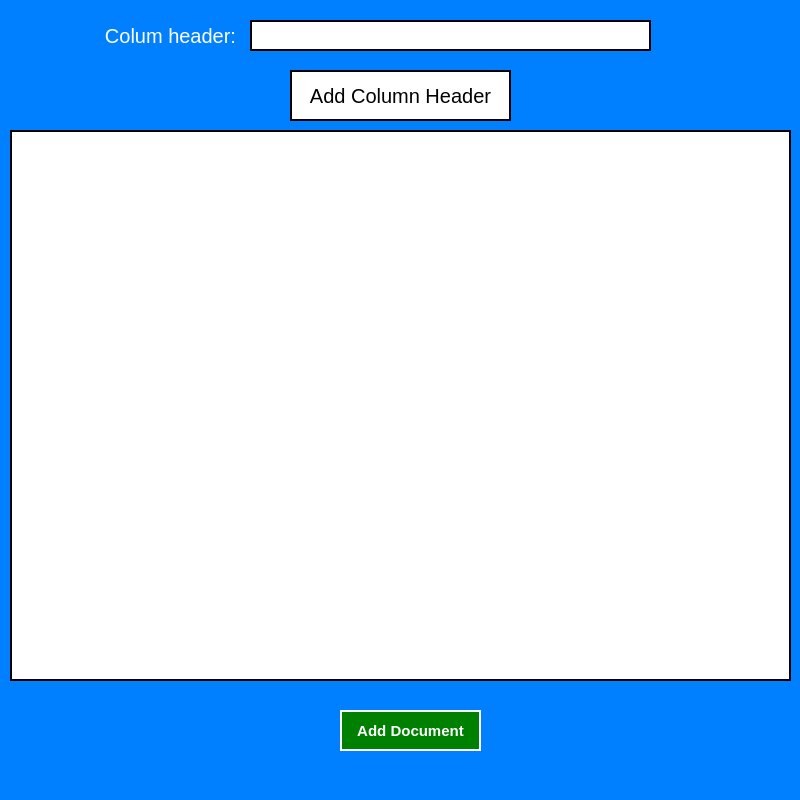
<?xml version="1.0" encoding="UTF-8"?>
<ui version="4.0">
 <class>add_newDocs_window</class>
 <widget class="QMainWindow" name="add_newDocs_window">
  <property name="geometry">
   <rect>
    <x>0</x>
    <y>0</y>
    <width>800</width>
    <height>800</height>
   </rect>
  </property>
  <property name="minimumSize">
   <size>
    <width>800</width>
    <height>800</height>
   </size>
  </property>
  <property name="maximumSize">
   <size>
    <width>800</width>
    <height>800</height>
   </size>
  </property>
  <property name="windowTitle">
   <string>Add new doccument</string>
  </property>
  <property name="styleSheet">
   <string notr="true">background-color: rgb(0, 127, 255);
color: white;
font-family: &quot;Calibri Light&quot;;</string>
  </property>
  <widget class="QWidget" name="centralwidget">
   <widget class="QTableView" name="tableView">
    <property name="geometry">
     <rect>
      <x>10</x>
      <y>130</y>
      <width>781</width>
      <height>551</height>
     </rect>
    </property>
    <property name="styleSheet">
     <string notr="true">background-color: white;
color: black;
border: 2px solid black;</string>
    </property>
    <property name="editTriggers">
     <set>QAbstractItemView::DoubleClicked</set>
    </property>
    <property name="tabKeyNavigation">
     <bool>false</bool>
    </property>
    <property name="showDropIndicator" stdset="0">
     <bool>false</bool>
    </property>
   </widget>
   <widget class="QLabel" name="label">
    <property name="geometry">
     <rect>
      <x>100</x>
      <y>20</y>
      <width>141</width>
      <height>31</height>
     </rect>
    </property>
    <property name="styleSheet">
     <string notr="true">border: none;
font-size: 20px;
</string>
    </property>
    <property name="text">
     <string>Colum header:</string>
    </property>
    <property name="alignment">
     <set>Qt::AlignCenter</set>
    </property>
   </widget>
   <widget class="QLineEdit" name="add_newDocs_header_input">
    <property name="geometry">
     <rect>
      <x>250</x>
      <y>20</y>
      <width>401</width>
      <height>31</height>
     </rect>
    </property>
    <property name="styleSheet">
     <string notr="true">background-color: white;
color: black;
border: 2px solid black;
font-size: 20px;</string>
    </property>
   </widget>
   <widget class="QPushButton" name="add_newDocs_add_column_btn">
    <property name="geometry">
     <rect>
      <x>290</x>
      <y>70</y>
      <width>221</width>
      <height>51</height>
     </rect>
    </property>
    <property name="styleSheet">
     <string notr="true">background-color: white;
border: 2px solid black;
color: black;
font-size: 20px;</string>
    </property>
    <property name="text">
     <string>Add Column Header</string>
    </property>
   </widget>
   <widget class="QPushButton" name="add_newDocs_add_docs_btn">
    <property name="geometry">
     <rect>
      <x>340</x>
      <y>710</y>
      <width>141</width>
      <height>41</height>
     </rect>
    </property>
    <property name="styleSheet">
     <string notr="true">background-color: green;
color: white;
border: 2px solid white;
border-radius: none;
font-size: 15px;
font-weight: bold</string>
    </property>
    <property name="text">
     <string>Add Document</string>
    </property>
   </widget>
  </widget>
 </widget>
 <resources/>
 <connections/>
</ui>
